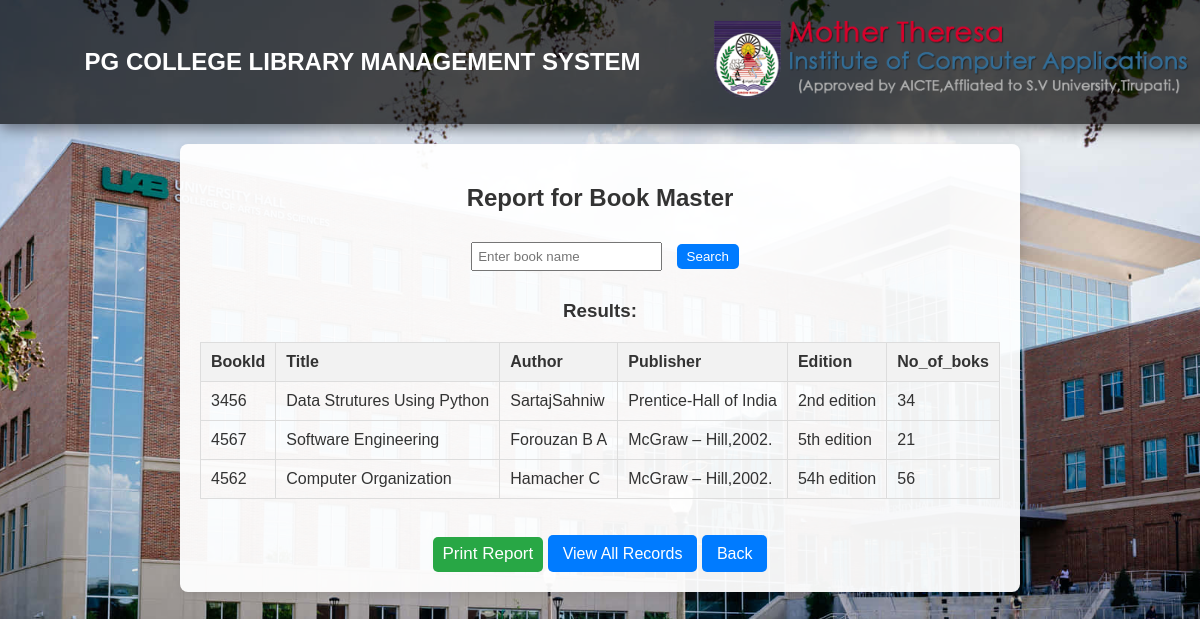
Page /books/report/ on the committed database.
### app1/models.py (models this page shows, shortened)
class Book(models.Model):
    bookId=models.IntegerField(unique=True)
    title=models.CharField(max_length=200)
    author=models.CharField(max_length=100)
    publisher=models.CharField(max_length=150)
    edition=models.CharField(max_length=100)
    no_of_book=models.IntegerField()

### app1/views.py (the view)
# urls.py: path('books/report/', views.book_report, name='book_report'),
def book_report(request):
    books = Book.objects.all()  # Default to all staff
    error_message = None
    if request.method == 'POST':
        search_value = request.POST.get('search_value', '').strip()
        if search_value:  # Check if search value is provided
            books = Book.objects.filter(title__icontains=search_value)
            if not books.exists():  # Check if any staff members were found
                error_message = "No book found with that title."
    return render(request, 'book_report.html', {'books': books, 'error_message': error_message})

### app1/templates/book_report.html (shortened to what this page needs)
{% extends "home2.html" %}
{% block content %}
<div style="text-align: center; background-color: rgba(255, 255, 255, 0.95); padding: 20px; border-radius: 8px; box-shadow: 0 2px 10px rgba(0, 0, 0, 0.1); margin: auto; max-width: 800px;">
    <h2 >Report for Book Master</h2>
    <form method="POST" style="margin-bottom: 10px;">
        <input type="text" name="search_value" placeholder="Enter book name" style="padding: 5px; margin: 10px;" id="ho">
        <button type="submit" style="padding: 5px 10px; background-color: #007bff; color: white; border: none; border-radius: 5px;" class="search-bar" >Search</button>
    </form>
    <h3 id="pr">Results:</h3>
    <table style="width: 100%; border-collapse: collapse; margin: 20px 0;text-align: left;">
        <thead>
            <tr style="background-color: #f2f2f2;">
                <th style="padding: 10px; border: 1px solid #ddd;">BookId</th>
                <th style="padding: 10px; border: 1px solid #ddd;">Title</th>
                <th style="padding: 10px; border: 1px solid #ddd;">Author</th>
                <th style="padding: 10px; border: 1px solid #ddd;">Publisher</th>
                <th style="padding: 10px; border: 1px solid #ddd;">Edition</th>
                <th style="padding: 10px; border: 1px solid #ddd;">No_of_boks</th>
            </tr>
        </thead>
        <tbody>
            {% for book in books %}
                <tr>
                    <td style="padding: 10px; border: 1px solid #ddd;">{{ book.bookId }}</td>
                    <td style="padding: 10px; border: 1px solid #ddd;">{{ book.title }}</td>
                    <td style="padding: 10px; border: 1px solid #ddd;">{{ book.author }}</td>
                    <td style="padding: 10px; border: 1px solid #ddd;">{{ book.publisher }}</td>
                    <td style="padding: 10px; border: 1px solid #ddd;">{{ book.edition }}</td>
                    <td style="padding: 10px; border: 1px solid #ddd;">{{ book.no_of_book }}</td>
                </tr>
            {% empty %}
                <tr>
                    <td colspan="5" style="border: 1px solid #ddd; padding: 8px; text-align: center;">No book found.</td>
                </tr>
            {% endfor %}
        </tbody>
    </table>
    <br>
    <button onclick="print();" style="padding: 5px 10px; font-size:17px;height:35px; background-color: #28a745; color: white; border: none; border-radius: 5px;" class="b">Print Report</button>
    <a href="{% url 'book_report' %}" style="padding: 10px 15px; background-color: #007bff; color: white; border-radius: 5px; text-decoration: none;" class="b">View All Records</a>
    <a href="{% url 'home' %}" style="padding: 10px 15px; background-color: #007bff; color: white; border-radius: 5px; text-decoration: none;" class="b">Back</a>
</div>
{% endblock %}

### rows in the picture
Book: bookId "3456", title "Data Strutures Using Python", author "SartajSahniw", publisher "Prentice-Hall of India", edition "2nd edition", no_of_book "34"
Book: bookId "4567", title "Software Engineering", author "Forouzan B A", publisher "McGraw – Hill,2002.", edition "5th edition", no_of_book "21"
Book: bookId "4562", title "Computer Organization", author "Hamacher C", publisher "McGraw – Hill,2002.", edition "54h edition", no_of_book "56"
